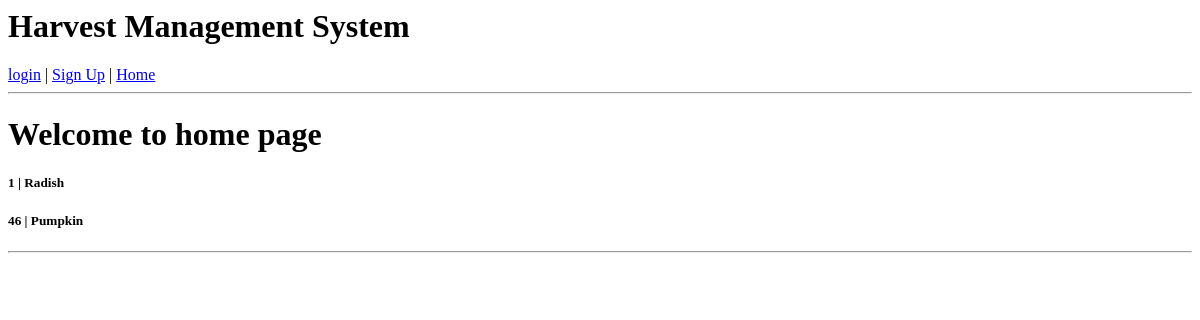
Before: /home/ with the older database file.
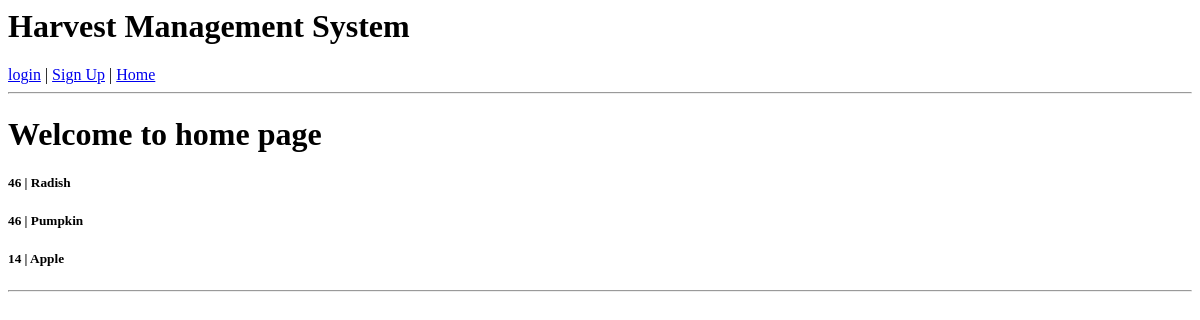
After: the same page with the newer database file.
### harvestMgtApp/models.py (models this page shows, shortened)
class Plant(models.Model):
    plantName = models.CharField(max_length=100)

### harvestMgtApp/views.py (the view)
# urls.py: 2. Add a URL to urlpatterns:  path('', views.home, name='home')
def home(request):
    farmersPlants = FarmerGrows.objects.select_related('plant').values('plant_id').distinct()
    vals = []
    for plantId in farmersPlants:
        vals.append(plantId['plant_id'])
    farmersPlants = Plant.objects.all()
    testObj = FarmerGrows.objects.values('plant').annotate(Sum('amount'))
    return render(request, 'harvestMgtApp/home.html', {'farmersPlants': farmersPlants, 'testObj': testObj, 'vals': vals})

### harvestMgtApp/templates/harvestMgtApp/home.html
{% extends 'harvestMgtApp/base.html' %}
{% block content %}
    <h1>Welcome to home page</h1>
    {% for testObjs in testObj %}
        {% for plantA in farmersPlants %}
            {% ifequal testObjs.plant plantA.id %}
                <h5>{{ testObjs.amount__sum }} | {{ plantA.plantName }}</h5>
            {% endifequal %}
        {% endfor %}
    {% endfor %}
<hr>
{% endblock  %}

### harvestMgtApp/templates/harvestMgtApp/base.html (shortened to what this page needs)
<h1>Harvest Management System</h1>
{% if user.is_authenticated %}
    Logged In As |  {{ user.username }}  |  <a href="{% url 'addfarmer' %}">Add Farmers</a> <br><br>
    <form action="{% url 'logoutuser' %}" method="POST">
        {% csrf_token %}
        <button type="submit">Log out</button>
    </form>
{% else %}
    <a href="{% url 'loginuser' %}">login</a> |
    <a href="{% url 'signup' %}">Sign Up</a>  |
{% endif %}
<a href="{% url 'home' %}">Home</a>
<hr>
{% block content %}
{% endblock  %}

Changed rows visible on the page:
computed for Plant "Radish": amount__sum "1" → "46"
added Plant: amount__sum "14", plantName "Apple"
